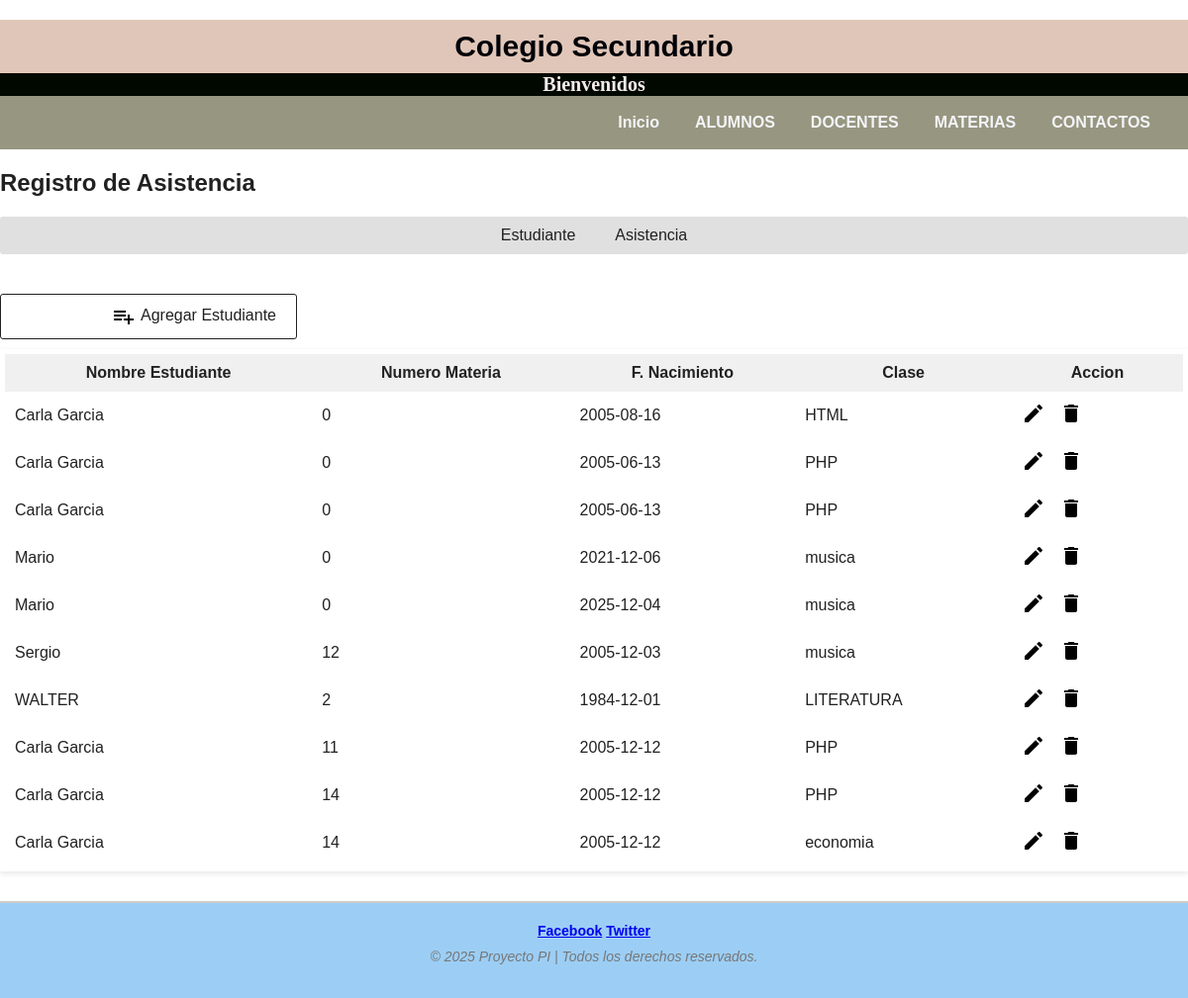
The app's page /mainfile/Alumnos.php with its own data.
### tables this page shows
CREATE TABLE `tbl_estudiante` (
  `id` int(11) NOT NULL,
  `nombres` varchar(55) NOT NULL,
  `fecha_estudiante` date NOT NULL,
  `clase` varchar(55) NOT NULL,
  `id_materia` int(11) NOT NULL
);

### Modelo/DBController.php (called while the page is built, shortened)
<?php
class DBController {
    private $host = "localhost";
    private $user = "root";
    private $password = "";
    private $database = "c";
    private $conn;
    function __construct() {
        $this->conn = $this->connectDB();
    }
    public function connectDB() {
        return mysqli_connect($this->host, $this->user, $this->password, $this->database);
    }
    public function runBaseQuery($query) {
        $result = $this->conn->query($query);
        $resultset = [];
        if ($result && $result->num_rows > 0) {
            while ($row = $result->fetch_assoc()) {
                $resultset[] = $row;
            }
        }
        return $resultset;
    }
}
?>

### Modelo/Student.php (called while the page is built, shortened)
<?php
require_once ("../Modelo/DBController.php");
class Student
{
    private $db_handle;
    function __construct() {
        $this->db_handle = new DBController();
    }
    function getAllStudent() {
        $sql = "SELECT * FROM tbl_estudiante ORDER BY id";
        $result = $this->db_handle->runBaseQuery($sql);
        return $result;
    }
}
?>

### mainfile/student.php (the view, shortened to what this page needs)
<?php require_once "header.php"; ?>
    <div style="text-align: right; margin: 20px 0px 10px;">
        <a id="btnAddAction" href="Alumnos.php?action=student-add"><img src="image/icon-add.png" />Agregar Estudiante</a>
    </div>
    <div id="toys-grid">
        <table cellpadding="10" cellspacing="1">
            <thead>
                <tr>
                    <th><strong>Nombre Estudiante</strong></th>
                    <th><strong>Numero Materia</strong></th>
                    <th><strong>F. Nacimiento</strong></th>
                    <th><strong>Clase</strong></th>
                    <th><strong>Accion</strong></th>
                </tr>
            </thead>
            <tbody>
                    <?php
                    if (! empty($result)) {
                        foreach ($result as $k => $v) {
                            ?>
          <tr>
                    <td><?php echo $result[$k]["nombres"]; ?></td>
                    <td><?php echo $result[$k]["id_materia"]; ?></td>
                    <td><?php echo $result[$k]["fecha_estudiante"]; ?></td>
                    <td><?php echo $result[$k]["clase"]; ?></td>
                    <td><a class="btnEditAction"
                        href="Alumnos.php?action=student-edit&id=<?php echo $result[$k]["id"]; ?>">
                        <img src="image/icon-edit.png" />
                        </a>
                        <a onclick="return confirm('Confirma Eliminar Registro?');" class="btnDeleteAction"
                        href="Alumnos.php?action=student-delete&id=<?php echo $result[$k]["id"]; ?>">
                        <img src="image/icon-delete.png" />
                        </a>
                    </td>
                </tr>
                    <?php
                        }
                    }
                    ?>
        </table>
    </div>
</body>
</html>

### php/includes/variables_globales.php (shortened to what this page needs)
<?php
$nombre_sitio = " Colegio Secundario";
$nav_menu = "
  <a class='nav-enlace' href='../index.php'>Inicio</a>
  <a class='nav-enlace' href='/PI/mainfile/Alumnos.php'>ALUMNOS</a>
  <a class='nav-enlace' href='/PI/mainfile/Docentes.php'>DOCENTES</a>
   <a class='nav-enlace' href='/PI/mainfile/materias.php'>MATERIAS</a>
  <a class='nav-enlace' href='/PI//mainfile/Contactos.php'>CONTACTOS</a>
";
$nombre_secundario = "Bienvenidos";
$footer = "
<footer class='footer'>
  <div class='redes-sociales'>
    <a href='https://www.facebook.com' target='_blank'><i class='fa-brands fa-facebook-f'></i> Facebook</a>
    <a href='https://www.twitter.com' target='_blank'><i class='fa-brands fa-x-twitter'></i> Twitter</a>
  </div>
  <p class='copyright'>
    &copy; " . date('Y') . " Proyecto PI | Todos los derechos reservados.
  </p>
</footer>
";
?>

### mainfile/Alumnos.php (shortened to what this page needs)
<?php
include_once ('../php/includes/variables_globales.php');
?>
<!DOCTYPE html>
<html lang="es">
<head>
  <link rel="stylesheet" href="../mainfile/css/estilos_de_contenido.css">
</head>
<body>
  <header>
    <h1 class="nombre_sitio"><?= $nombre_sitio ?></h1>
    <h2 class="nombre_secundario"><?= $nombre_secundario ?></h2>
  </header>
  <nav class="nav">
    <?= $nav_menu ?>
  </nav>
<?php
require_once ("../Modelo/DBController.php");
require_once ("../Modelo/Student.php");
require_once ("../Modelo/Materias.php");
$db_handle = new DBController();
$action = !empty($_GET["action"]) ? $_GET["action"] : "default";
switch ($action) {
    default:
        $student = new Student();
        $result = $student->getAllStudent();
        require_once __DIR__ . "/student.php";
        break;
}
?>
<footer>
  <?= $footer ?>
</footer>
</body>
</html>

### mainfile/header.php (shortened to what this page needs)
<html>
<head>
    <link href="../mainfile/css/style.css" type="text/css" rel="stylesheet" />
</head>
<body>
    <h2>Registro de Asistencia</h2>
    <div>
        <ul class="menu-list">
            <li><a href="Alumnos.php">Estudiante</a></li>
            <li><a href="Alumnos.php?action=attendance">Asistencia</a></li>
        </ul>
    </div>
</body>
</html>

### mainfile/css/estilos_de_contenido.css (style rules this page uses)
body { margin: 0; padding: 0; min-height: 100vh; width: 100%; }
.nombre_sitio { display: flex; justify-content: center; align-items: center; font-family: Verdana, sans-serif; font-size: 30px; text-align: center; color: rgb(0, 0, 8); background-color: rgb(224, 198, 184); padding: 10px 0; height: auto; margin-bottom: 0%; }
.nombre_secundario { font-family: Georgia, serif; font-size: 20px; color: rgb(245, 234, 234); background-color: rgb(0, 8, 0); text-align: center; margin-top: 0px; margin-bottom: 0px; }
.nav { background-color: rgb(151, 151, 129); display: flex; justify-content: flex-end; gap: 20px; padding: 10px 30px; font-size: 16px; }
.nav-enlace { text-decoration: none; color: rgb(244, 244, 249); font-weight: bold; padding: 8px; transition: color 0.3s ease; }
table { width: 100%; border: 5px solid white; background-color: #eedbdb; box-shadow: 0 2px 6px rgba(0, 0, 0, 0.1); }
.footer { background-color: hwb(206 61% 4%); padding: 20px; text-align: center; font-family: 'Arial', sans-serif; font-size: 14px; color: #333; border-top: 2px solid #ccc; }
.footer .redes-sociales { margin: 0 10px; text-decoration: none; color: #555; font-weight: bold; transition: color 0.3s ease; }
.footer .copyright { font-style: italic; margin-top: 10px; color: #777; }

### mainfile/css/style.css (style rules this page uses)
body { width: 100%; font-family: Arial, sans-serif; color: #212121; margin: 0; padding: 0; }
#toys-grid { margin-bottom: 30px; width: 100%; }
#toys-grid table { width: 100%; background-color: #F0F0F0; border-collapse: collapse; }
#toys-grid table td { background-color: #FFFFFF; padding: 10px; }
#btnAddAction, #btnSubmit { padding: 10px 20px; border-radius: 3px; cursor: pointer; display: block; width: 100%; max-width: 300px; margin-bottom: 10px; box-sizing: border-box; }
#btnAddAction { color: #212121; text-decoration: none; border: 1px solid #212121; background-color: transparent; }
#btnAddAction img { margin-right: 5px; vertical-align: middle; }
.btnEditAction, .btnDeleteAction { cursor: pointer; text-decoration: none; margin-right: 10px; }
ul.menu-list { list-style: none; margin: 0 0 40px 0; padding: 0; background: #E0E0E0; border-radius: 3px; width: 100%; display: flex; flex-wrap: wrap; justify-content: center; }
ul.menu-list li { padding: 10px 20px; }
ul.menu-list li a { color: #212121; text-decoration: none; }

### records on screen
tbl_estudiante: nombres "Carla Garcia", id_materia "0", fecha_estudiante "2005-08-16", clase "HTML"
tbl_estudiante: nombres "Carla Garcia", id_materia "0", fecha_estudiante "2005-06-13", clase "PHP"
tbl_estudiante: nombres "Carla Garcia", id_materia "0", fecha_estudiante "2005-06-13", clase "PHP"
tbl_estudiante: nombres "Mario", id_materia "0", fecha_estudiante "2021-12-06", clase "musica"
tbl_estudiante: nombres "Mario", id_materia "0", fecha_estudiante "2025-12-04", clase "musica"
tbl_estudiante: nombres "Sergio", id_materia "12", fecha_estudiante "2005-12-03", clase "musica"
tbl_estudiante: nombres "WALTER", id_materia "2", fecha_estudiante "1984-12-01", clase "LITERATURA"
tbl_estudiante: nombres "Carla Garcia", id_materia "11", fecha_estudiante "2005-12-12", clase "PHP"
tbl_estudiante: nombres "Carla Garcia", id_materia "14", fecha_estudiante "2005-12-12", clase "PHP"
tbl_estudiante: nombres "Carla Garcia", id_materia "14", fecha_estudiante "2005-12-12", clase "economia"

### other values on screen
$nombre_sitio "Colegio Secundario"
$nombre_secundario "Bienvenidos"
